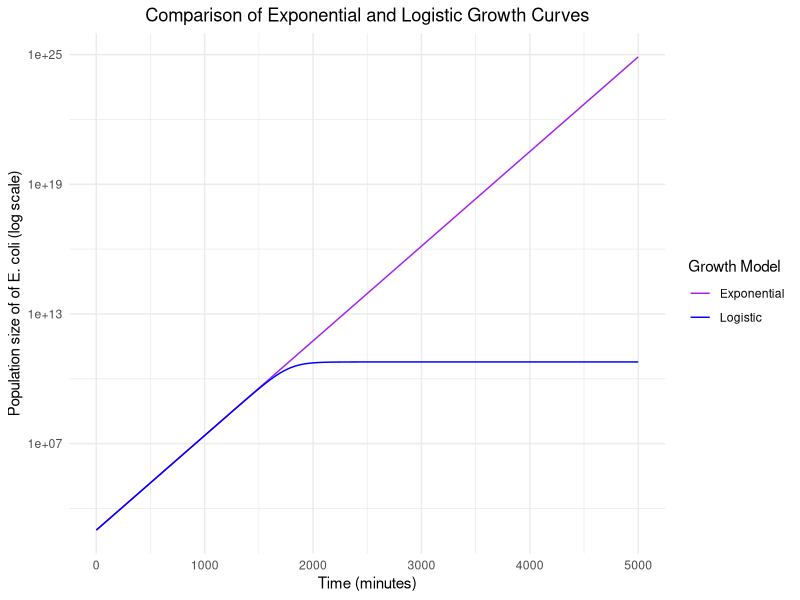

Write R code to recreate this figure.
#Making a graph comparing exponential and logistic growth curves 

#Necessary packages
library(ggplot2)

#loading data
growth_data <- read.csv("experiment.csv")

#exponential growth function
expon_fun <- function(t) {
  N <- N0*exp(r*t)
  return(N)
}

#logistical growth function
log_fun <- function(t) {
  N <- (N0*K*exp(r*t))/(K-N0+N0*exp(r*t))
  return(N)
}

#my estimated parameters
N0 <- 985       #initial pop size
r <- 0.010086    #growth rate
K <- 6.000e+10   #carrying capacity
t <- c(1:5000)  #time

#computing values for exponential and logistic growth
exp_growth <- sapply(t, function(time) expon_fun(time))
log_growth <- sapply(t, function(time) log_fun(time))

#making a dataframe for plotting
growth_df <- data.frame(
  time = t,                 
  exponential = exp_growth, 
  logistic = log_growth)

comparison_fig <- ggplot(growth_df, aes(x = time)) +
  geom_line(aes(y = exponential, colour = "Exponential")) +
  geom_line(aes(y = logistic, colour = "Logistic")) +
  scale_colour_manual(values = c("Exponential" = "purple", "Logistic" = "blue")) +
  scale_y_log10() + 
  labs(
    x = "Time (minutes)",
    y = "Population size of of E. coli (log scale)",
    colour = "Growth Model",
    title = "Comparison of Exponential and Logistic Growth Curves") +
  theme_minimal() +
  theme(plot.title = element_text(hjust = 0.5))

#displaying the plot
print(comparison_fig)


